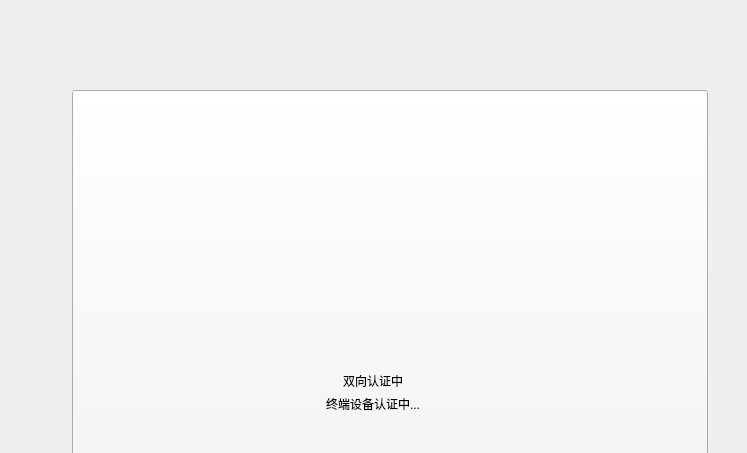
<?xml version="1.0" encoding="UTF-8"?>
<ui version="4.0">
 <class>CQmcLogin</class>
 <widget class="QWidget" name="CQmcLogin">
  <property name="geometry">
   <rect>
    <x>0</x>
    <y>0</y>
    <width>747</width>
    <height>453</height>
   </rect>
  </property>
  <property name="minimumSize">
   <size>
    <width>747</width>
    <height>453</height>
   </size>
  </property>
  <property name="maximumSize">
   <size>
    <width>747</width>
    <height>453</height>
   </size>
  </property>
  <property name="windowTitle">
   <string>登录</string>
  </property>
  <property name="styleSheet">
   <string notr="true"/>
  </property>
  <layout class="QHBoxLayout" name="horizontalLayout_2">
   <property name="spacing">
    <number>0</number>
   </property>
   <property name="leftMargin">
    <number>0</number>
   </property>
   <property name="topMargin">
    <number>0</number>
   </property>
   <property name="rightMargin">
    <number>0</number>
   </property>
   <property name="bottomMargin">
    <number>0</number>
   </property>
   <item>
    <widget class="QWidget" name="winWidget" native="true">
     <property name="styleSheet">
      <string notr="true"/>
     </property>
     <layout class="QHBoxLayout" name="horizontalLayout">
      <property name="spacing">
       <number>0</number>
      </property>
      <property name="leftMargin">
       <number>0</number>
      </property>
      <property name="topMargin">
       <number>0</number>
      </property>
      <property name="rightMargin">
       <number>0</number>
      </property>
      <property name="bottomMargin">
       <number>0</number>
      </property>
      <item alignment="Qt::AlignVCenter">
       <widget class="QWidget" name="bodywidget" native="true">
        <property name="styleSheet">
         <string notr="true">background:none</string>
        </property>
        <property name="bottomskin" stdset="0">
         <bool>true</bool>
        </property>
        <layout class="QVBoxLayout" name="verticalLayout_3">
         <property name="spacing">
          <number>5</number>
         </property>
         <property name="leftMargin">
          <number>72</number>
         </property>
         <property name="topMargin">
          <number>90</number>
         </property>
         <property name="rightMargin">
          <number>72</number>
         </property>
         <property name="bottomMargin">
          <number>40</number>
         </property>
         <item alignment="Qt::AlignHCenter">
          <widget class="QPushButton" name="btn_img">
           <property name="minimumSize">
            <size>
             <width>636</width>
             <height>628</height>
            </size>
           </property>
           <property name="maximumSize">
            <size>
             <width>636</width>
             <height>628</height>
            </size>
           </property>
           <property name="text">
            <string/>
           </property>
          </widget>
         </item>
         <item alignment="Qt::AlignHCenter">
          <widget class="QLabel" name="label_title">
           <property name="text">
            <string>双向认证中</string>
           </property>
          </widget>
         </item>
         <item alignment="Qt::AlignHCenter">
          <widget class="QLabel" name="label_status">
           <property name="text">
            <string>终端设备认证中...</string>
           </property>
          </widget>
         </item>
        </layout>
       </widget>
      </item>
     </layout>
    </widget>
   </item>
  </layout>
 </widget>
 <resources/>
 <connections/>
</ui>
